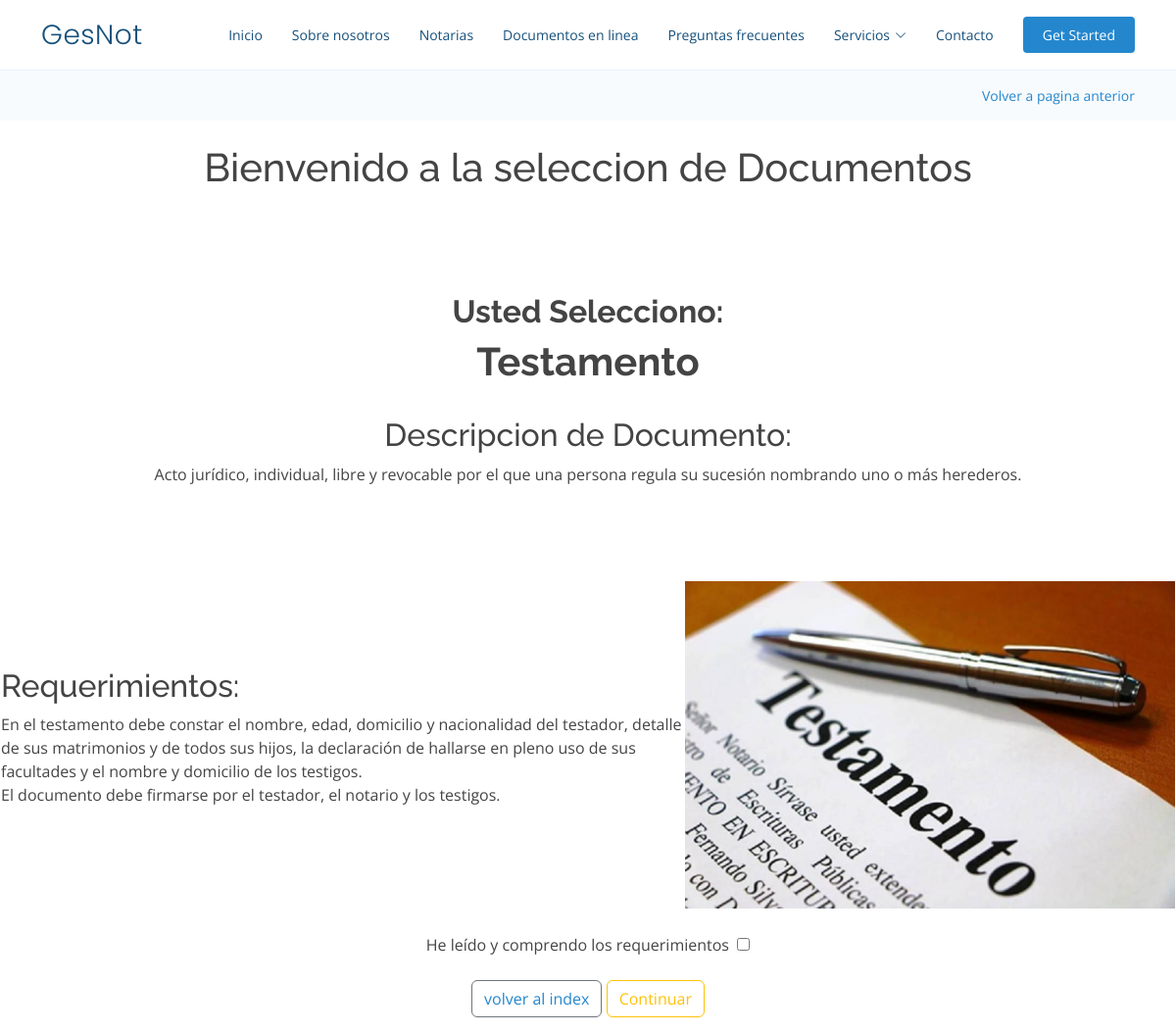
Page /OnePage/mostrar_documento.php?documento_seleccionado=2 on the committed database.
### tables this page shows
CREATE TABLE `documentos` (
  `id` int(11) NOT NULL,
  `nombre` varchar(250) NOT NULL,
  `descripcion` varchar(250) NOT NULL,
  `requerimientos` varchar(2000) NOT NULL,
  `ruta` varchar(250) NOT NULL
);

### OnePage/mostrar_documento.php (the view, shortened to what this page needs)
<?php
$pdo = new PDO('mysql:host=localhost;dbname=jugueteria', 'root', '');
$id = $_GET['documento_seleccionado'];
$stmt = $pdo->prepare('SELECT * FROM documentos WHERE id = :id');
$stmt->bindParam(':id', $id, PDO::PARAM_INT);
$stmt->execute();
$documento = $stmt->fetch();
?>
<!DOCTYPE html>
<html lang="en">
<head>
  <link href="assets/vendor/aos/aos.css" rel="stylesheet">
  <link href="assets/vendor/bootstrap/css/bootstrap.min.css" rel="stylesheet">
  <link href="assets/vendor/bootstrap-icons/bootstrap-icons.css" rel="stylesheet">
  <link href="assets/vendor/boxicons/css/boxicons.min.css" rel="stylesheet">
  <link href="assets/vendor/glightbox/css/glightbox.min.css" rel="stylesheet">
  <link href="assets/vendor/remixicon/remixicon.css" rel="stylesheet">
  <link href="assets/vendor/swiper/swiper-bundle.min.css" rel="stylesheet">
  <link href="assets/css/style.css" rel="stylesheet">
</head>
<body>
  <header id="header" class="fixed-top">
    <div class="container d-flex align-items-center justify-content-between">
      <h1 class="logo"><a href="index.html">GesNot</a></h1>
      <nav id="navbar" class="navbar">
        <ul>
          <li><a class="nav-link scrollto " href="index.php">Inicio</a></li>
          <li><a class="nav-link scrollto" href="#about">Sobre nosotros</a></li>
          <li><a class="nav-link scrollto" href="#services">Notarias</a></li>
          <li><a class="nav-link scrollto o" href="#portfolio">Documentos en linea</a></li>
          <li><a class="nav-link scrollto" href="#team">Preguntas frecuentes</a></li>
          <li class="dropdown"><a href="#"><span>Servicios</span> <i class="bi bi-chevron-down"></i></a>
          </li>
          <li><a class="nav-link scrollto" href="#contact">Contacto</a></li>
          <li><a class="getstarted scrollto" href="#about">Get Started</a></li>
        </ul>
      </nav>
    </div>
  </header>
  <main id="main">
    <section class="breadcrumbs">
      <div class="container">
        <div class="d-flex justify-content-between align-items-center">
          <ol>
            <li><a href="portfolio-trabajo.php">Volver a pagina anterior</a></li>
          </ol>
        </div>
      </div>
    </section>
    <br>
   <center>
    <h1>Bienvenido a la seleccion de Documentos</h1>
   </center>
   <center>
   <table>
    <section class="inner-page">
      <div class="container">
        <p>
<?php
          echo ' <strong><center><h2>Usted Selecciono:</h2><h1>' . $documento['nombre'] . '</h1><br></center></strong>';
          echo '<h2>Descripcion de Documento:</h2><p>' . $documento['descripcion'] . '</p>';
          echo '<td><h2>Requerimientos:</h2><p>' . $documento['requerimientos'] . '</p></td>';
?>
     <td><img src="<?php echo $documento['ruta']; ?>" style="width:500px">
</td>
     <?php echo '</table>'; ?>
  </center>
  <br>
<center>
<label>He leído y comprendo los requerimientos &nbsp;</label><input type="checkbox" name="acuerdo" required>
</center>
<br>
<center>
<tr>
    <td><button type="submit" class="btn btn-outline-secondary" name="submit"><a href="index.php"><p1>volver al index</p1></a></button></td>
</tr>
<a href="mostrar_notarias.php?documento_seleccionado=<?php echo $documento_seleccionado; ?>&nombre=<?php echo $nombre; ?>" class="btn btn-outline-warning">Continuar</a>
</center>
  </main>
</body>
</html>

### OnePage/assets/css/style.css (style rules this page uses)
body { font-family: "Open Sans", sans-serif; color: #444444; }
a { color: #2487ce; text-decoration: none; }
h1, h2, h3, h4, h5, h6 { font-family: "Raleway", sans-serif; }
#header { transition: all 0.5s; background: #fff; z-index: 997; padding: 15px 0; border-bottom: 1px solid #e6f2fb; }
#header .logo { font-size: 28px; margin: 0; padding: 0; line-height: 1; font-weight: 300; letter-spacing: 0.5px; font-family: "Poppins", sans-serif; }
#header .logo a { color: #16507b; }
.navbar { padding: 0; }
.navbar ul { margin: 0; padding: 0; display: flex; list-style: none; align-items: center; }
.navbar li { position: relative; }
.navbar a, .navbar a:focus { display: flex; align-items: center; justify-content: space-between; padding: 10px 0 10px 30px; font-size: 14px; color: #16507b; white-space: nowrap; transition: 0.3s; }
.navbar a i, .navbar a:focus i { font-size: 12px; line-height: 0; margin-left: 5px; }
.navbar .getstarted, .navbar .getstarted:focus { background: #2487ce; padding: 8px 20px; margin-left: 30px; border-radius: 4px; color: #fff; }
section { padding: 80px 0; overflow: hidden; }
.breadcrumbs { padding: 15px 0; background: #f8fbfe; min-height: 40px; margin-top: 72px; }
.breadcrumbs ol { display: flex; flex-wrap: wrap; list-style: none; padding: 0; margin: 0; font-size: 14px; }

### rows in the picture
documentos: descripcion "Acto jurídico, individual, libre y revocable por el que una persona regula su sucesión nombrando uno o más herederos.", requerimientos "En el testamento debe constar el nombre, edad, domicilio y nacionalidad del testador, detalle de sus matrimonios y de todos sus hijos, la declaración de hallarse en pleno uso de sus facultades y el nombre y domicilio de los testigos. El documento debe firmarse por el testador, el notario y los testigos.", ruta (picture)
